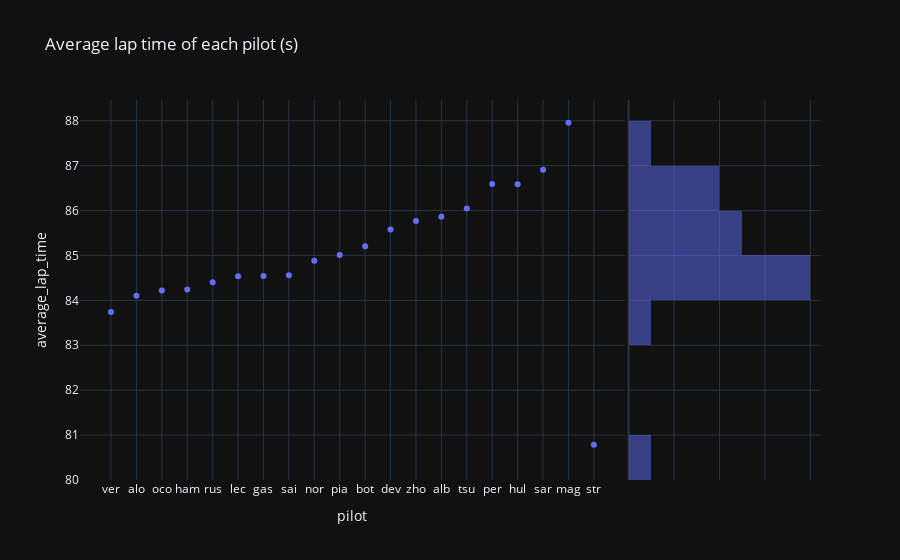

The notebook cell saved with this chart:
### Code cell
px.scatter(last_gp, x="pilot", y="average_lap_time", title="Average lap time of each pilot (s)", marginal_y="histogram", template="plotly_dark")

### Figure 1 — Plotly figure (JSON) as saved in the notebook; plotly's stock layout.template omitted (floating-point values rounded to 4 significant figures)
{"data": [{"hovertemplate": "pilot=%{x}<br>average_lap_time=%{y}<extra></extra>", "legendgroup": "", "marker": {"color": "#636efa", "symbol": "circle"}, "mode": "markers", "name": "", "orientation": "v", "showlegend": false, "type": "scatter", "x": ["ver", "alo", "oco", "ham", "rus", "lec", "gas", "sai", "nor", "pia", "bot", "dev", "zho", "alb", "tsu", "per", "hul", "sar", "mag", "str"], "xaxis": "x", "y": [83.74, 84.1, 84.22, 84.24, 84.4, 84.54, 84.54, 84.56, 84.88, 85.01, 85.21, 85.58, 85.76, 85.86, 86.05, 86.59, 86.59, 86.91, 87.95, 80.78], "yaxis": "y"}, {"alignmentgroup": "True", "bingroup": "y", "hovertemplate": "average_lap_time=%{y}<br>count=%{x}<extra></extra>", "legendgroup": "", "marker": {"color": "#636efa"}, "name": "", "offsetgroup": "", "opacity": 0.5, "showlegend": false, "type": "histogram", "xaxis": "x2", "y": [83.74, 84.1, 84.22, 84.24, 84.4, 84.54, 84.54, 84.56, 84.88, 85.01, 85.21, 85.58, 85.76, 85.86, 86.05, 86.59, 86.59, 86.91, 87.95, 80.78], "yaxis": "y2"}], "layout": {"barmode": "overlay", "legend": {"tracegroupgap": 0}, "title": {"text": "Average lap time of each pilot (s)"}, "xaxis": {"anchor": "y", "domain": [0, 0.7363], "title": {"text": "pilot"}}, "xaxis2": {"anchor": "y2", "domain": [0.7413, 1], "matches": "x2", "showgrid": true, "showline": false, "showticklabels": false, "ticks": ""}, "yaxis": {"anchor": "x", "domain": [0, 1], "title": {"text": "average_lap_time"}}, "yaxis2": {"anchor": "x2", "domain": [0, 1], "matches": "y", "showgrid": true, "showticklabels": false}}}
